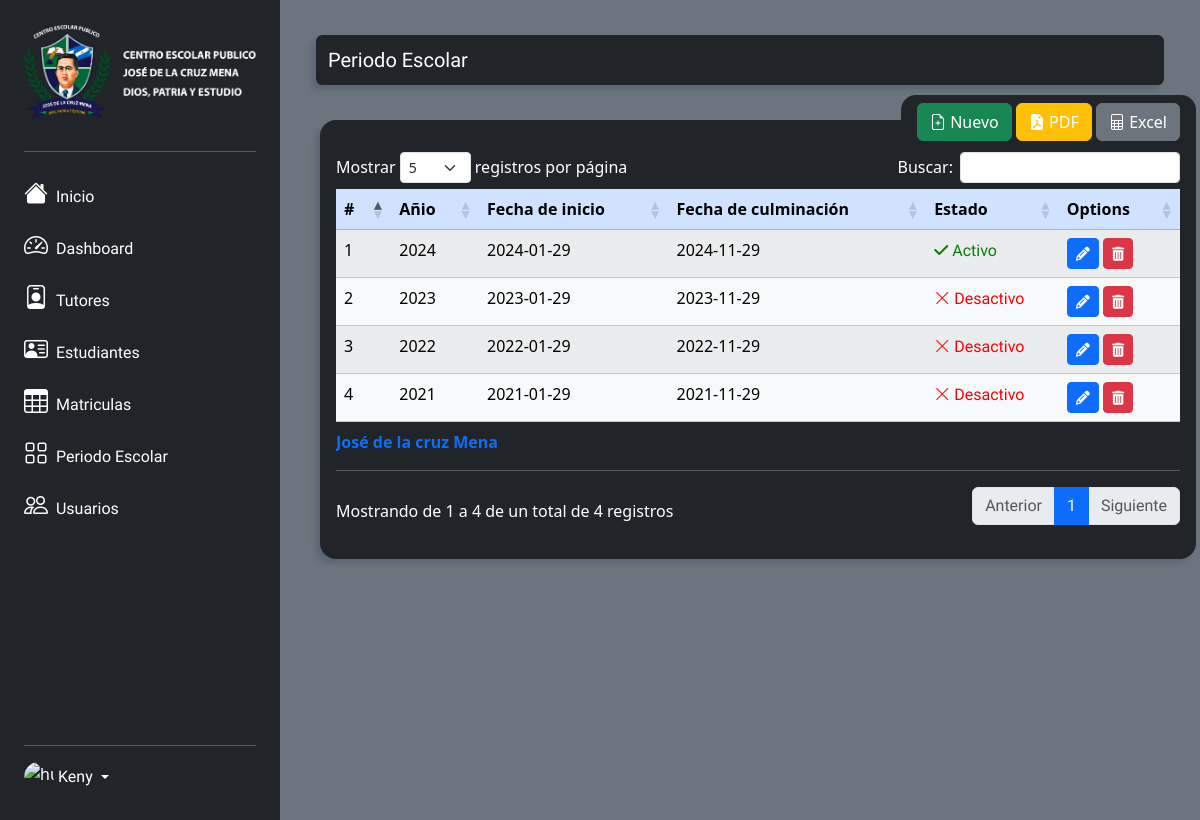
The app's page /views/school_period.view.php (signed in) with its own data.
### tables this page shows
CREATE TABLE Anio_Lectivo (
	ID_Anio_Lectivo INT PRIMARY KEY AUTO_INCREMENT,
    Anio INT(4) NOT NULL,
    Fecha_Inicio DATE NOT NULL,
    Fecha_Final DATE NOT NULL,
    Estado ENUM('Activo', 'Desactivo') NOT NULL
);

### models/periodoescolar.model.php (called while the page is built, shortened)
<?php
require_once '../models/conexion.model.php';
class PeriodoEscolar
{
    private $objetoConexion;
    public function __construct()
    {
        $this->objetoConexion = new Conexion();
    }
    public function read() {
        try {
            $consulta = "CALL sp_read_school_period();";
            return $this->objetoConexion->consultar($consulta);
        } catch (Exception $e) {
            echo "Error en la cansulta: " . $e->getMessage();
            return false;
        }
    }
}

### models/conexion.model.php (called while the page is built, shortened)
<?php
class Conexion{
    private $server;
    private $user;
    private $pwd;
    private $bd;
    function __construct(){
        $this->server = 'localhost';
        $this->user = 'root';
        $this->bd = 'gestion_escolar_jdlcm';
        $this->pwd = '';
    }
    public function conectar(){
        $this->mysqli = new mysqli($this->server,$this->user,$this->pwd,$this->bd);
        if($this->mysqli->connect_errno){
            echo "No se pudo conectar con la base de datos: ".$this->mysqli->connect_error;
            return 0;
        }else{
            return $this->mysqli;
        }
    }
    public function consultar($query){
        $result = mysqli_query($this->conectar(), $query);
        return $result;
    }
}

### template/tables/table.school.period.php (the view, shortened to what this page needs)
<div class="bg-dark rounded-4 Contenedor-List col ">
    <div class="botones">
        <button type="button" class="btn btn-success" data-bs-toggle="modal" data-bs-target="#modal_new_periodo_escolar">
            <i class="bi bi-file-earmark-plus"></i>
            Nuevo
        </button>
        <button type="button" class="btn btn-warning" style="color: white">
            <i class="bi bi-file-earmark-pdf-fill"></i>
            PDF
        </button>
        <button type="button" class="btn btn-secondary" style="color: white">
        <i class="bi bi-file-spreadsheet"></i>
            Excel
        </button>
    </div>
    <div class="table-responsive">
        <table id="datatable" class="table table-striped table-responsive table-light table-hover">
            <caption>
                José de la cruz Mena
                <hr class="mt-3 mb-0 mx-0">
            </caption>
            <thead class="m-4 table-primary">
                <tr>
                    <th class="centered ">#</th>
                    <th class="centered">Añio</th>
                    <th class="centered">Fecha de inicio</th>
                    <th class="centered">Fecha de culminación</th>
                    <th class="centered">Estado</th>
                    <th class="centered">Options</th>
                </tr>
            </thead>
            <tbody>
                <?php
                $objPeriodoEscolar = new PeriodoEscolar();
                $allPeriodos = $objPeriodoEscolar->read();
                $numRows = mysqli_num_rows($allPeriodos);
                for ($i = 0; $i < $numRows; $i++) {
                    $periodo = mysqli_fetch_assoc($allPeriodos);
                ?>
                    <tr>
                        <td><?= $periodo["ID_Anio_Lectivo"] ?></td>
                        <td><?= $periodo["Anio"] ?></td>
                        <td><?= $periodo["Fecha_Inicio"] ?></td>
                        <td><?= $periodo["Fecha_Final"] ?></td>
                        <td>
                            <?= $periodo["Estado"] ==
                                "Activo"? '<i class="fa-solid fa-check" style="color: green;"></i> <span style="color: green;">'.$periodo["Estado"].'</span>'
                                : '<i class="bi bi-x-lg" style="color: red;"></i> <span style="color: red;">'.$periodo["Estado"].'</span>'
                            ?>
                        </td>
                        <td>
                            <button class="btn btn-sm btn-primary edit-button" data-bs-toggle="modal" data-bs-target="#modal_edit_periodo_escolar<?= $periodo["ID_Anio_Lectivo"];?>"><i class="fa-solid fa-pencil"></i></button>
                            <button class="btn btn-sm btn-danger retirar-button" onclick="alertDeletePeriod()"><i class="fa-solid fa-trash-can"></i></button>
                        </td>
                    </tr>
                <?php } ?>
            </tbody>
        </table>
    </div>
</div>

### views/school_period.view.php (shortened to what this page needs)
<?php
include_once "../models/periodoescolar.model.php";
?>
<!DOCTYPE html>
<html lang="es-NI">
<head>
    <link rel="stylesheet" href="/css/bootstrap/bootstrap.min.css">
    <link rel="stylesheet" href="https://cdn.jsdelivr.net/npm/bootstrap-icons@1.11.3/font/bootstrap-icons.min.css">
    <link rel="stylesheet" href="/css/datatable_css/dataTables.bootstrap5.min.css" />
    <link rel="stylesheet" href="https://cdnjs.cloudflare.com/ajax/libs/font-awesome/6.2.0/css/all.min.css" />
    <link rel="stylesheet" href="/css/header.css">
    <link rel="stylesheet" href="/css/style.matricula.css">
    <link rel="stylesheet" href="/css/style.alert.css">
    <link rel="stylesheet" href="css/style.font.css">
    <link rel="stylesheet" href="/css/style.botones.css">
    <link rel="stylesheet" href="/css/borrar.css">
</head>
<body class="bg-secondary">
    <div class="container-fluid">
        <div class="row flex-nowrap">
            <?php include_once "../template/dashboard.php" ?>
            <div class="col py-3 header">
                <span class="title">Periodo Escolar</span>
            </div>
            <?php include_once "../template/tables/table.school.period.php" ?>
        </div>
    </div>
</body>
</html>

### template/dashboard.php (shortened to what this page needs)
<div class="col-auto col-md-3 col-xl-2 px-sm-2 bg-dark p-3 text-white contenedor" style="width: 280px; height: 100%;">
    <div class="d-flex flex-column align-items-center align-items-sm-start px-3 pt-2 text-white min-vh-100">
        <a href="/" class="d-flex align-items-center pb-3 mb-md-0 me-md-auto text-white text-decoration-none">
            <img src="../src/img/imagen1.webp" alt="Colegio Publíco José de la Cruz Mena" class="img-fluid logo">
        </a>
        <hr>
        <ul class="nav nav-pills flex-column mb-auto w-100" id="menu">
            <li class="nav-item pl-3">
                <a href="https://iergrupo6.seogoogle.pro" class="nav-link px-0 text-white pl-3">
                    <i class="fs-4 bi bi-house-fill"></i> <span class="ms-1 d-none d-sm-inline">Inicio</span>
                </a>
            </li>
            <li>
                <a href="../home.php" class="nav-link px-0 align-middle text-white">
                    <i class="fs-4 bi-speedometer2"></i> <span class="ms-1 d-none d-sm-inline">Dashboard</span>
                </a>
            </li>
            <li>
                <a href="/views/tutor.view.php" class="nav-link px-0 align-middle text-white">
                    <i class="fs-4 bi bi-person-badge"></i> <span class="ms-1 d-none d-sm-inline">Tutores</span></a>
            </li>
            <li>
                <a href="/views/student.view.php" class="nav-link px-0 align-middle text-white">
                    <i class="fs-4 bi bi-person-vcard"></i> <span class="ms-1 d-none d-sm-inline">Estudiantes</span></a>
            </li>
            <li>
                <a href="/views/registration.view.php" class="nav-link px-0 align-middle text-white">
                    <i class="fs-4 bi-table"></i></i> <span class="ms-1 d-none d-sm-inline">Matriculas</span>
                </a>
            </li>
            <li>
                <a href="/views/school_period.view.php" class="nav-link px-0 align-middle text-white">
                    <i class="fs-4 bi-grid"></i> <span class="ms-1 d-none d-sm-inline">Periodo Escolar</span>
                </a>
            </li>
            <li>
                <a href="/views/users.view.php" class="nav-link px-0 align-middle text-white">
                    <i class="fs-4 bi-people"></i> <span class="ms-1 d-none d-sm-inline">Usuarios</span> </a>
            </li>
        </ul>
        <hr>
        <div class="dropdown pb-4">
            <a href="#" class="d-flex align-items-center text-white text-decoration-none dropdown-toggle" id="dropdownUser1" data-bs-toggle="dropdown" aria-expanded="false">
                <img src="https://encrypted-tbn0.gstatic.com/images?q=tbn:ANd9GcTqKRdNTUVE6P28Z1Gjw-fwnfsE6icmFmf4eiXXEpmc4A&s" alt="hugenerd" width="30" height="30" class="rounded-circle">
                <span class="d-none d-sm-inline mx-1"><?php echo $_SESSION['usuarioautenticado']['Usuario'];?></span>
            </a>
        </div>
    </div>
</div>

### css/header.css (style rules this page uses)
.header { background-color: #212529; margin: 35px 3%; height: 50px; color: white; box-shadow: -5px 5px 5px rgba(73, 80, 104, 0.4); border-radius: 0.4em; display: flex; align-items: center; }

### css/style.matricula.css (style rules this page uses)
caption { color: #0D6EFD !important; font-weight: bold; }
.Contenedor-List { box-shadow: -5px 5px 5px rgba(73, 80, 104, 0.4) !important; width: 73vw !important; margin: 0 3% 0 0; position: absolute; top: 120px; left: 320px; padding: 2rem 1rem; border-radius: 25px; }
hr { color: white; width: 100%; }

### css/style.botones.css (style rules this page uses)
.botones { position: absolute; top: -25px; right: 0px; padding: 0.5rem 1rem; background-color: #212529; border-radius: 15px; }

### css/borrar.css (style rules this page uses)
.title { font-size: 1.25em; font-weight: 500; }

### records on screen
anio_lectivo: ID_Anio_Lectivo "1", Anio "2024", Fecha_Inicio "2024-01-29", Fecha_Final "2024-11-29", Estado "Activo"
anio_lectivo: ID_Anio_Lectivo "2", Anio "2023", Fecha_Inicio "2023-01-29", Fecha_Final "2023-11-29", Estado "Desactivo"
anio_lectivo: ID_Anio_Lectivo "3", Anio "2022", Fecha_Inicio "2022-01-29", Fecha_Final "2022-11-29", Estado "Desactivo"
anio_lectivo: ID_Anio_Lectivo "4", Anio "2021", Fecha_Inicio "2021-01-29", Fecha_Final "2021-11-29", Estado "Desactivo"

### other values on screen
$_SESSION['usuarioautenticado']['Usuario'] "Keny"
